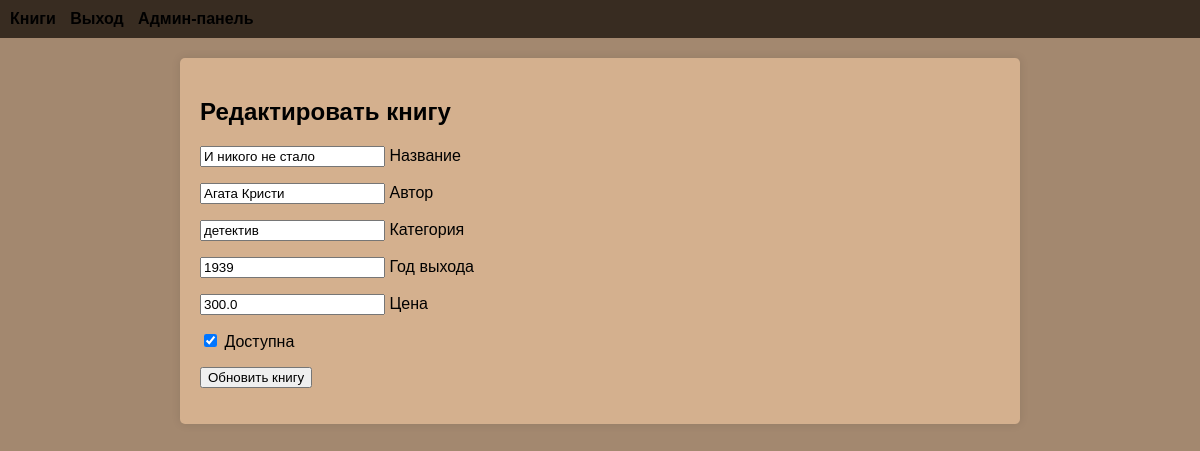
The app's page /admin/edit/2 (signed in) with its own data.
### bookstore/models.py (models this page shows, shortened)
class Book(db.Model):
    id = db.Column(db.Integer, primary_key=True)
    title = db.Column(db.String(100), nullable=False)
    author = db.Column(db.String(50), nullable=False)
    category = db.Column(db.String(50), nullable=False)
    year = db.Column(db.Integer, nullable=False)
    price = db.Column(db.Float)
    available = db.Column(db.Boolean, default=True)

### bookstore/routes.py (the view, shortened to what this page needs)
@app.route('/admin/edit/<int:book_id>', methods=['GET', 'POST'])
@login_required
def edit_book(book_id):
    if not current_user.is_admin:
        return redirect(url_for('index'))
    book = Book.query.get_or_404(book_id)
    form = BookForm(obj=book)
    return render_template('book_addedit.html', form=form, book=book)

### bookstore/forms.py
class BookForm(FlaskForm):
    title = StringField('Название', validators=[DataRequired()])
    author = StringField('Автор', validators=[DataRequired()])
    category = StringField('Категория', validators=[DataRequired()])
    year = IntegerField('Год выхода', validators=[NumberRange(min=0)])
    price = FloatField('Цена', validators=[DataRequired()])
    available = BooleanField('Статус')
    submit = SubmitField('Обновить книгу')

### bookstore/models.py (called while the page is built)
@login_manager.user_loader
def load_user(user_id):
    return User.query.get(int(user_id))

### bookstore/routes.py (called while the page is built)
@app.before_request
def check_expired_rentals():
    if current_user.is_authenticated and request.endpoint in ['user_dashboard']:
         rentals = Rental.query.filter_by(user_id=current_user.id).all()
         expired_rentals = [r for r in rentals if r.is_expired()]
         if expired_rentals:
            flash('У вас есть просроченные книги.', 'error')

### bookstore/templates/book_addedit.html (shortened to what this page needs)
{% extends "base.html" %}
{% block content %}
<h2>{{ 'Редактировать' if book else 'Добавить' }} книгу</h2>
<form method="POST">
    <p> {{ form.title() }} Название</p>
    <p> {{ form.author() }} Автор</p>
    <p> {{ form.category() }} Категория</p>
    <p> {{ form.year() }} Год выхода</p>
    <p> {{ form.price() }} Цена</p>
    <p> {{ form.available() }} Доступна</p>
    <p>
        {% if book %}
        <button type="submit">Обновить книгу</button>
    <p>
        {% else %}
        <button type="submit">Добавить книгу</button></p>
        {% endif %}</p>
</form>
{% endblock %}

### bookstore/static/style.css (style rules this page uses)
body { font-family: sans-serif; margin: 0; padding: 0; background: #a3886f; }

### records on screen
Book: title "И никого не стало", author "Агата Кристи", category "детектив", year "1939", price "300.0", available "☑"

### other values on screen
{{ 'Редактировать' if book else 'Добавить' }} "Редактировать"
